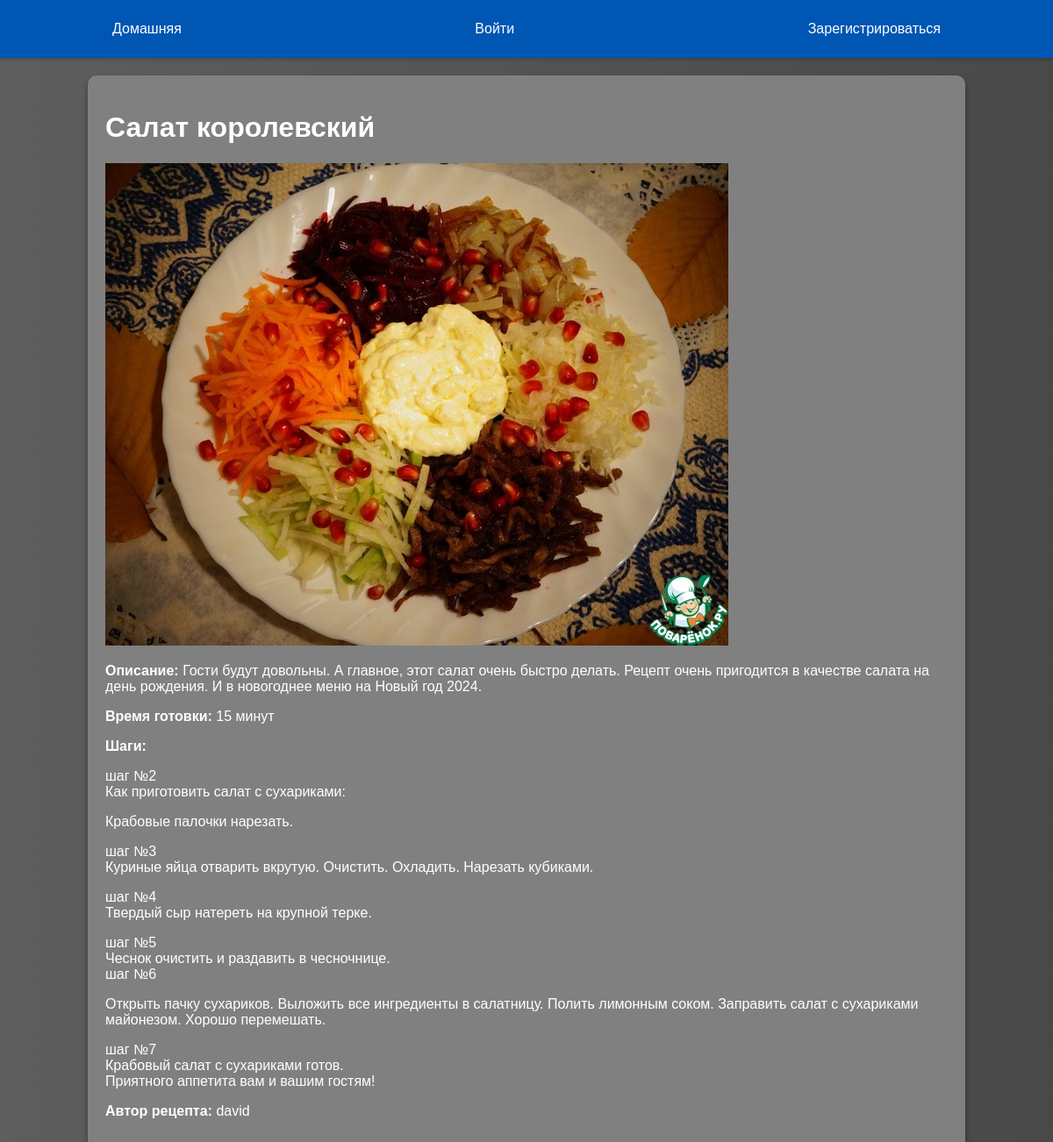
Page /recipe/1/ on the committed database.
### recipes/models.py (models this page shows, shortened)
class Recipe(models.Model):
    name = models.CharField(max_length=200)
    description = models.TextField()
    steps = models.TextField()
    preparation_time = models.PositiveIntegerField()
    image = models.ImageField(upload_to='recipes/')
    author = models.ForeignKey(User, on_delete=models.CASCADE)
    categories = models.ManyToManyField(Category, related_name='recipes')

### recipes/views.py (the view)
# urls.py: path('recipe/<int:pk>/', views.recipe_detail, name='recipe_detail'),
def recipe_detail(request, pk):
    recipe = get_object_or_404(Recipe, pk=pk)
    return render(request, 'recipe_detail.html', {'recipe': recipe})

### recipes/templates/recipe_detail.html
{% extends 'base.html' %}
{% block content %}
<div class="container">
    <div class="recipe-detail">
        <h1>{{ recipe.name }}</h1>
        {% if recipe.image %}
        <img src="{{ recipe.image.url }}" alt="{{ recipe.name }}">
        {% endif %}
        <p><strong>Описание:</strong> {{ recipe.description }}</p>
        <p><strong>Время готовки:</strong> {{ recipe.preparation_time }} минут</p>
        <p><strong>Шаги:</strong></p>
        <div>{{ recipe.steps|linebreaks }}</div>
        <p><strong>Автор рецепта:</strong> {{ recipe.author }}</p>
    </div>
</div>
{% endblock %}

### static/styles.css (style rules this page uses)
body { font-family: 'Arial', sans-serif; margin: 0; padding: 0; background-image: linear-gradient(to right, #5e5e5e, #494949); color: #ffffff; }
.container { width: 80%; margin: 0 auto; padding: 20px; background-color: #818080; border-radius: 10px; box-shadow: 0 4px 6px rgba(0, 0, 0, 0.4); margin-top: 20px; }

### rows in the picture
Recipe: name "Салат королевский", image (picture), description "Гости будут довольны. А главное, этот салат очень быстро делать. Рецепт очень пригодится в качестве салата на день рождения. И в новогоднее меню на Новый год 2024.", preparation_time "15", steps "шаг №2 Как приготовить салат с сухариками: Крабовые палочки нарезать. шаг №3 Куриные яйца отварить вкрутую. Очистить. Охладить. Нарезать кубиками. шаг №4 Твердый сыр натереть на крупной терке. шаг №5 Чеснок очистить и раздавить в чесночнице. шаг №6 Открыть пачку сухариков. Выложить все ингредиенты в салатницу. Полить лимонным соком. Заправить салат с сухариками майонезом. Хорошо перемешать. шаг №7 Крабовый салат с сухариками готов. Приятного аппетита вам и вашим гостям!", author "david"
